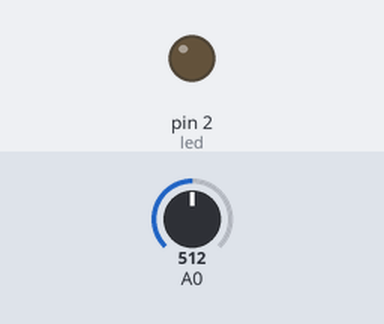
This sketch was run on a simulated Arduino Uno, built with avr-gcc and run on an emulated ATmega328P. On the bench: output pins drawn as LEDs (lit = HIGH). Inputs (shaded band) come from the test bench; at power-on: A0 = 512. What the sketch prints to the serial monitor is not drawn.

Above: at 0.8 s.
At 2.49 s:
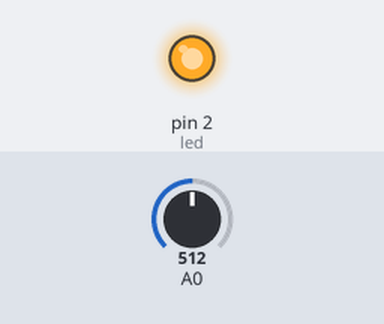
Timing chart, 0 to 3.0 s (numbered marks = the images above):
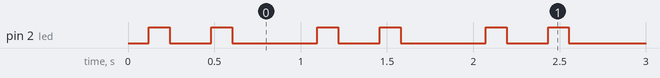

The sketch:

lifichar.ino
```cpp
int led = 2;

int sensorLed = 0;

int currentBit = 0;

int interval = 60; // Any smaller than this and the transmission seems to fail. The pull down resistor attached to the photoresistor may need to be reduced to allow the voltage to drop more quickly.

int currentReadPosition = 7; // 8 bit zero based position, starting at the end (ie. 7) and decrementing.

byte incomingByte;

bool verboseOutput = false;

void setup() {
  Serial.begin(9600);

  pinMode(led, OUTPUT);
}

void loop() {
  byte letter = 'H';

  sendChar(led, letter);
}

void sendChar(int pin, char c)
{
  Serial.print("Sending char: ");
  Serial.println(c);

  if (verboseOutput)
    Serial.println("Bits:");

  for (int i = 7; i >= 0; --i)
  {
    bool latestBit = bitRead(c, i);

    if (verboseOutput)
      Serial.println(latestBit);

    sendBit(pin, latestBit);

    delay(interval);
  }
}

int sendBit(int pin, int binaryValue)
{
  if (verboseOutput)
  {
    Serial.print("Sending: ");
    Serial.println(binaryValue);
  }

  digitalWrite(pin, binaryValue);

  delay(interval);

  int reading = readBit(sensorLed);

  compareValues(binaryValue, reading);
}

int readBit(int pin)
{
  int output = sensorToBit(pin);

  if (verboseOutput)
  {
    Serial.print("Reading: ");
    Serial.println(output);
  }

  incomingByte = incomingByte | output<<currentReadPosition;

  decrementPosition();

  return output;
}

void compareValues(int sentBit, int receivedBit)
{
  if (sentBit != receivedBit)
  {
    Serial.println("Transmission error! Bits don't match");
    Serial.print("Sent: ");
    Serial.println(sentBit);
    Serial.print("Received: ");
    Serial.println(receivedBit);
  }
}

char byteToChar(byte b)
{
  return b;
}

bool sensorToBit(int pin)
{
  int reading = analogRead(pin);

  int output;

  if (reading > (1023/2))
    output = 1;
  else
    output = 0;

  return output;
}

void decrementPosition()
{
  currentReadPosition --;

  if (currentReadPosition < 0)
  {
    Serial.print("Reading char:");
    Serial.println(char(incomingByte));

    currentReadPosition = 7;
  }
}
```

Measured:
- by itself, pin 2 (led): repeats every 0.98 s: LOW 0.24 s, HIGH 0.12 s, LOW 0.49 s, HIGH 0.12 s
- by itself, everything shown: repeats every 0.98 s, in 4 steps
